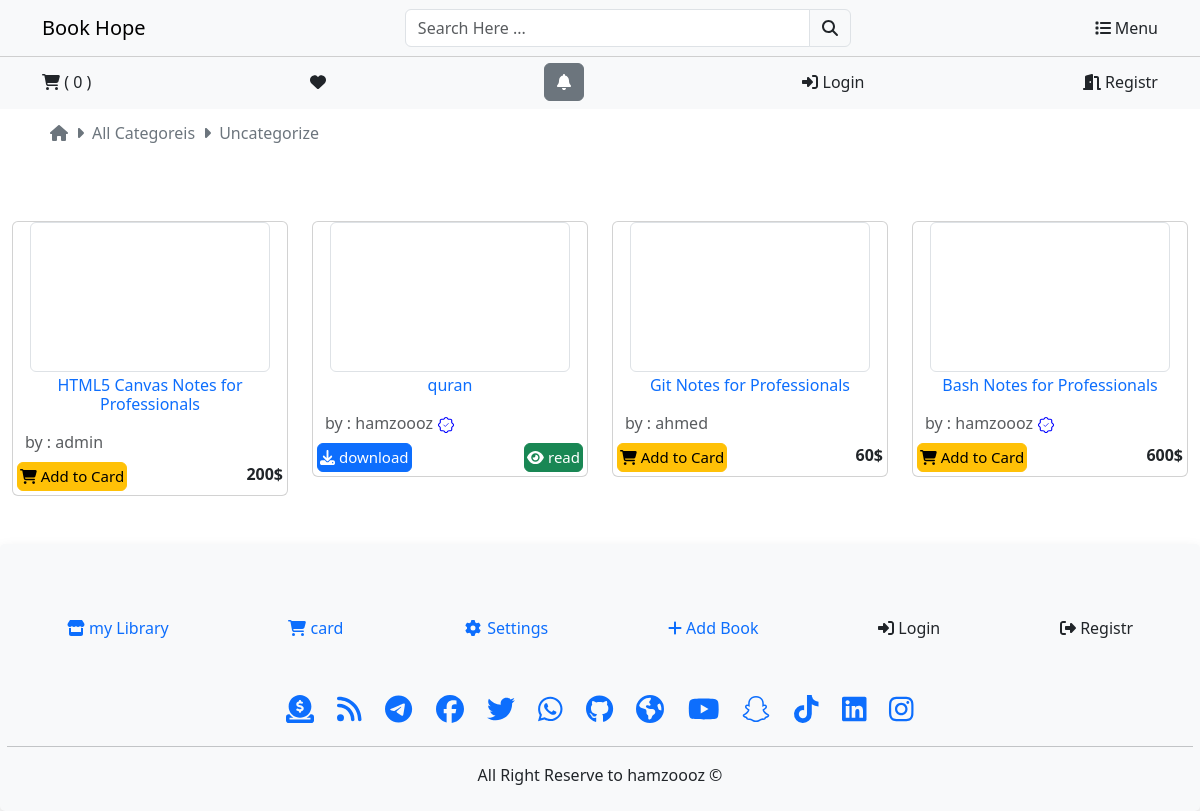
Screenshot of /category/Uncategorize/ with the database file from the repository.
### books/models.py (models this page shows, shortened)
class Category(models.Model):
    create_by = models.ForeignKey(Profile, on_delete=models.CASCADE,default='uncategoraize')
    name = models.CharField(max_length=150, null=False, blank=False)
    slug = models.SlugField(unique=True, max_length=150, null=False, blank=False)
    image = models.ImageField(upload_to=get_file_path_cat,null=True, blank=True,   default='defualt-pic-avater.jpg')
    descrption = models.TextField(max_length=500,  blank=True, null=True)
    status = models.BooleanField(default=False, help_text='0=default, 1 = hidden')
    trending = models.BooleanField( default=False, help_text='0=default, 1 = Trending')
    meta_tilte = models.CharField(max_length=150,  blank=True, null=True)
    meta_keyword = models.CharField(max_length=150,  blank=True, null=True)
    meta_description = models.CharField(max_length=150,  blank=True, null=True)
    create_at = models.DateTimeField(auto_now_add=True)
    update_at = models.DateTimeField(auto_now=True)

class Books(models.Model):
    user = models.ForeignKey(Profile, on_delete=models.CASCADE, default=1)
    name = models.CharField(max_length=150, null=True, blank=True)
    url = models.URLField(null=True, blank=True)
    file = models.FileField(null=True, blank=True)
    sample = models.FileField( null=True, blank=True)
    category = models.ForeignKey( Category, on_delete=models.CASCADE , null=True, blank=True, default=1)
    slug = models.SlugField(unique=True, max_length=150, null=True, blank=True )
    book_image = models.ImageField(upload_to=get_file_path_books, null=True, blank=True)
    thumbnail = models.ImageField( upload_to=get_file_path_books_thumbnail, null=True, blank=True)
    published_data = models.DateField(auto_now_add=True)
    number_pages = models.IntegerField(blank=True, null=True)
    language = models.CharField(max_length=3, choices=languages, default='ar')
    short_link = models.URLField(blank=True, null=True)
    isnn = models.IntegerField(blank=True, null=True)
    ordered = models.IntegerField(blank=True, null=True) #  null
    edition = models.IntegerField(blank=True, null=True)
    published_house = models.CharField(max_length=50, blank=True, null=True)
    available = models.CharField(max_length=10, choices=available, default='wiating')
    number_of_views = models.IntegerField(default=0)
    small_descrption = models.TextField(max_length=1000, blank=True, null=True)
    descrption = RichTextField(blank=True, null=True)
    quantity = models.PositiveIntegerField(blank=True, null=True , default=1)
    number_of_download = models.IntegerField(default=0)
    original_price = models.FloatField(default=0, null=True, blank=True)
    selling_price = models.FloatField(default=0, null=True, blank=True)
    type_of_book = models.CharField(max_length=10, default='pdf')
    size = models.PositiveIntegerField(blank=True, null=True)
    status = models.BooleanField(default=False, help_text='0=default, 1 = hidden')
    trending = models.BooleanField(default=False, help_text='0=default, 1 = Trending')
    rating = models.IntegerField(default=0 , validators=[MinValueValidator(1) ,MinValueValidator(5) ])
    tags = models.CharField(max_length=150, blank=True, null=True)
    meta_tilte = models.CharField(max_length=150, blank=True, null=True)
    meta_keyword = models.CharField(max_length=150, blank=True, null=True)
    meta_description = models.CharField(max_length=150, blank=True, null=True)
    create_at = models.DateTimeField(auto_now_add=True)
    update_at = models.DateTimeField(auto_now=True)
    abrov = models.BooleanField(default=False)
    class Meta:
        managed = True
        verbose_name = 'Book'
        verbose_name_plural = 'Books'

### users/models.py (models this page shows, shortened)
class Profile(models.Model):
    user = models.OneToOneField(User, on_delete=models.CASCADE)
    phone = models.CharField(max_length=150, blank=True, null=True)
    profile_image = models.ImageField( upload_to=get_file_path_profile, default='cover-book-quran.jpg', null=True, blank=True)
    descrption = RichTextField(blank=True, null=True)
    profile_cover_image = models.ImageField( upload_to=get_file_path_profile, default='cover-book-quran.jpg', null=True, blank=True)
    rating = models.IntegerField(default=0, blank=True, null=True)
    address = models.TextField(blank=True, null=True)
    city = models.CharField(max_length=150, blank=True, null=True)
    stats = models.CharField(max_length=150, blank=True, null=True)
    ordered = models.IntegerField(blank=True, null=True)
    conutry = models.CharField(max_length=150, blank=True, null=True)
    pincode = models.CharField(max_length=150, blank=True, null=True)
    create_at = models.DateTimeField(auto_now_add=True)
    update_at = models.DateTimeField(auto_now=True)
    number_of_books = models.IntegerField(default=0, blank=True, null=True)
    number_of_downloaded = models.IntegerField( default=0, blank=True, null=True)
    number_of_read = models.IntegerField( default=0, blank=True, null=True)
    web_site = models.URLField(blank=True, null=True)
    contat_facebook = models.URLField(blank=True, null=True)
    contat_twitter = models.URLField(blank=True, null=True)
    number_of_gifft = models.IntegerField(default=0)
    aprov = models.BooleanField(default=False)
    pro = models.BooleanField(default=False)
    def __str__(self):
        return self.user.username

### books/views.py (the view)
# urls.py: path('category/<slug:slug>/', views.category_detail,name='category_detail'),
def category_detail(request, slug):
    categoreis = get_object_or_404(Category, slug=slug)
    books = Books.objects.filter(category=categoreis.id, available='publised')
    return render(request, 'core/category_detail.html', {'categoreis': categoreis, 'books': books, })

### templates/core/category_detail.html (shortened to what this page needs)
{% extends 'base.html' %}
{% load static %}
{% block content %}
<div class="container d-flex  ">
    <div class="py-1 bg-secondary1  d-flex align-items-center ">
        <a href="{% url 'frontpage'  %}" class="text-secondary  p-2 "><i class="fa fa-home"></i> </a><i class="fa fa-caret-right text-secondary  "></i>
        <a href="{% url 'categories'  %}" class="text-secondary  p-2 "> All Categoreis </a><i class="fa fa-caret-right text-secondary  "></i>
        <span class="text-secondary  p-2 ">{{ categoreis.name }}  </span>
    </div>
</div>
<div class="py-5">
    <div class="container-fluid">
        <div class="row">
            {% for book in books %}
                <div class="col-6 col-md-3 col-lg-3 mt-3 ">
                    <div class="card-body">
                        <div class="card book_data ">
                            <a href="{% url 'book_detail' book.slug %}">
                            <div class="coner card-img-top lazyOwl  rounded img-thumbnail  mx-auto d-block " style="background-image: url('{{ book.book_image.url }}') ; width: 15rem; height: 150px; background-position: center; background-size: contain; background-repeat: no-repeat; "> </div>
                                <div class="card-body p-1"> <h5 class="card-title name-book text-center fs-6 ">{{ book.name }}</h5> </a>
                                <a href="{% url 'frontpage' %}" class=" text-muted ">  <div class="book-user p-2"> by : {% firstof book.user.username book.user %} </div>  </a>
                                {% if book.selling_price > 0 %}
                                    <div  class="btn btn-warning add-to-card  float-start addToCartBtn "> <i class="fa fa-shopping-cart"></i> Add to Card </div>
                                    <span class="float-end fw-bold  ">{{ book.selling_price |stringformat:"d" }}$</span>
                                {% else %}
                                    <a download href="{{book.file.url}}" class="btn btn-primary  download-link  download_link_to_increase float-start  "  incres_number_of_download="{{ book.id }}"  > <i class="fa fa-download"></i> download <input type="hidden" value="{{book.id}}" class="incres_number_of_download" />  </a>
                                    <a href="{{book.file.url}}" class="btn btn-success  float-end read-link "> <i class="fa fa-eye"></i> read </a>
                                {% endif %}
                            </div>
                        </div>
                    </div>
                </div>
            {% endfor %}
{% endblock content %}

### static/assets/css/main.css (style rules this page uses)
a { text-decoration: none; }
.add-to-card, .download-link , .read-link { font-size: 15px; padding: 2px; }

### rows the page displays
Category: name "Uncategorize"
Books: name "HTML5 Canvas Notes for Professionals", user.username "admin", selling_price "200"
Books: name "quran", user.username "hamzoooz"
Books: name "Git Notes for Professionals", user.username "ahmed", selling_price "60"
Books: name "Bash Notes for Professionals", user.username "hamzoooz", selling_price "600"

### other values shown
{{ cart|length }} "0"
